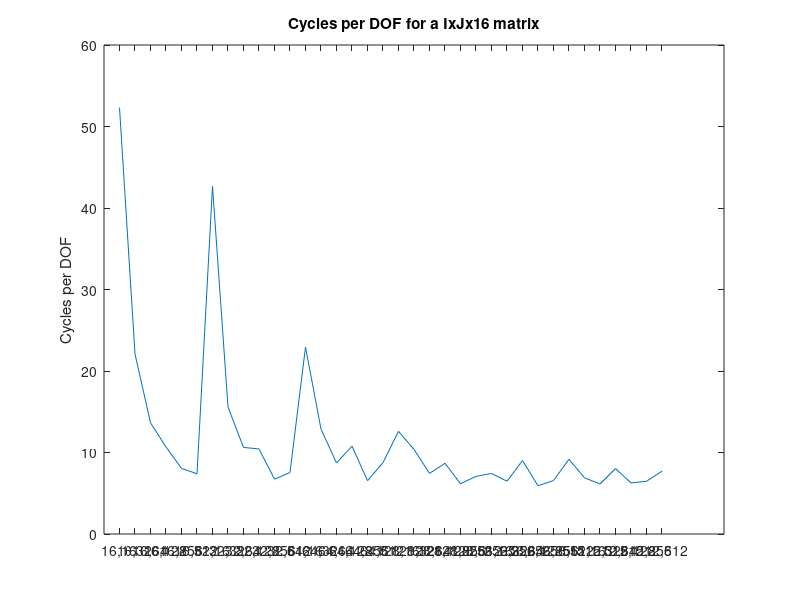
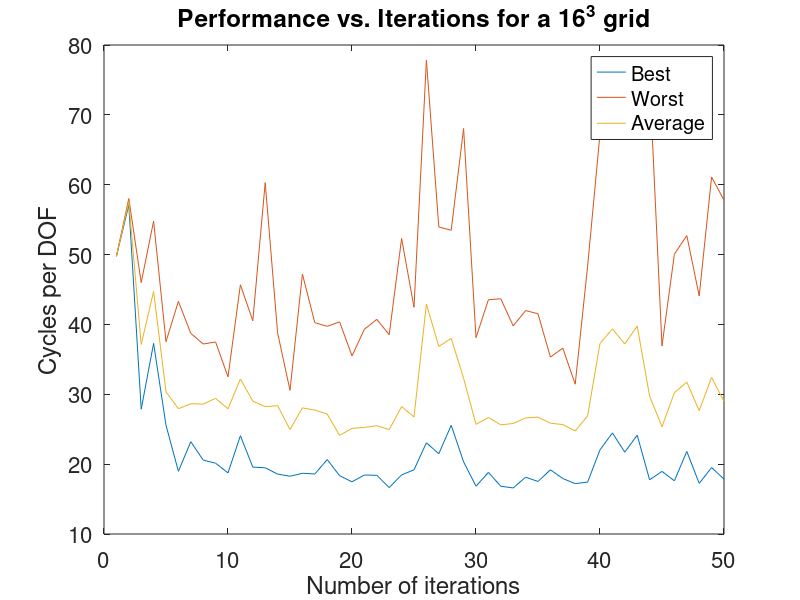
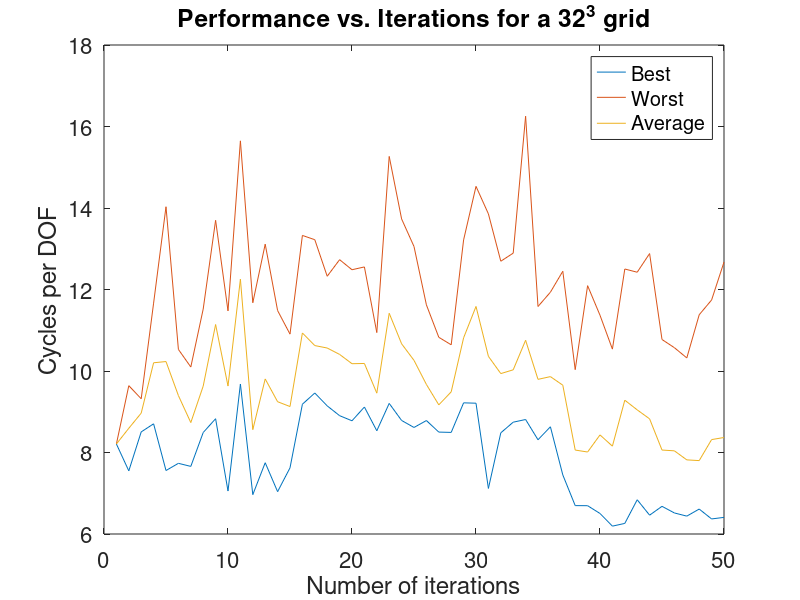
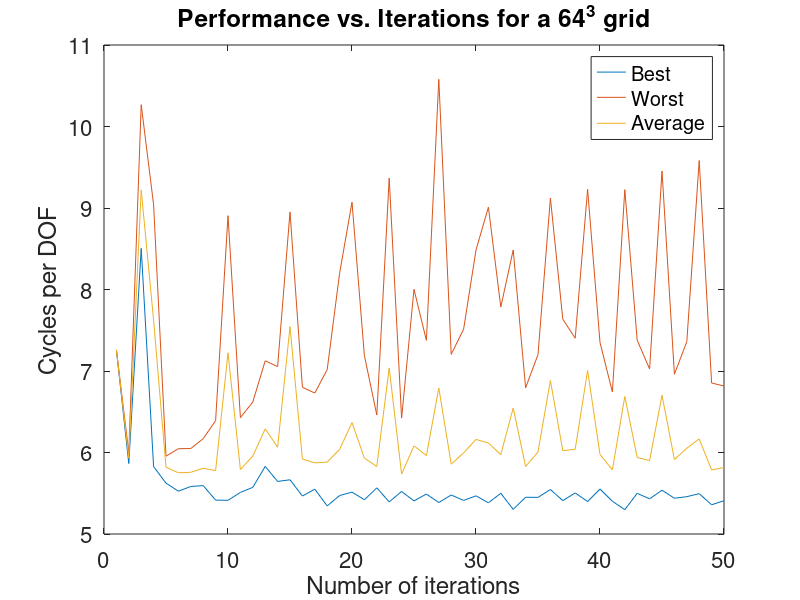

The MATLAB source for these figures, in order:
clc
clear 
close all

fileID = fopen('perfModel.txt','r');

v = [16 32 64 128 256 512];

n = length(v)^3;


for ii  = 1:n
    
    % Skip Four lines
    line = fgetl(fileID);    line = fgetl(fileID);    line = fgetl(fileID);    line = fgetl(fileID);
    
    % Read in the line of interest. 
        line = fgetl(fileID);
        
        best(ii) = str2num(line(18:27));
        worst(ii) = str2num(line(36:45));
        mean(ii) = str2num(line(52:61));
        
    
        
end



ctr = 1;
for i = v
    for j = v 
        for k  =v
            dim(ctr,:) = [i j k];
            dimlabel{ctr} = [num2str(i),',',num2str(j)];
            ctr = ctr +1;
            
            
        end
    end
end


plot(1:36,best(dim(:,3) == 16))
set(gca,'XTickLabel',dimlabel(dim(:,3)==16),'XTick',1:36)
ylabel('Cycles per DOF')
title('Cycles per DOF for a IxJx16 matrix')


%%
fileID = fopen('perfModel2.txt','r');

n = length(v)^3;


for ii  = 1:400
    
    % Skip three lines
    line = fgetl(fileID);    line = fgetl(fileID);    line = fgetl(fileID);
    
    % Read in the line of interest. 
        line = fgetl(fileID);
        
        best(ii) = str2num(line(18:27));
        worst(ii) = str2num(line(36:45));
        mean(ii) = str2num(line(52:61));
        
    
        
end

ctr = 1;
for i = v
    for j = v 
        for k  =v
            dim(ctr,:) = [i j k];
            ctr = ctr +1;
        end
    end
end


best16 = best(1:100);
worst16 = worst(1:100);
mean16 = mean(1:100);


best32 = best(101:200);
worst32 = worst(101:200);
mean32 = mean(101:200);


best64 = best(201:300);
worst64 = worst(201:300);
mean64 = mean(201:300);


best128 = best(301:400);
worst128 = worst(301:400);
mean128 = mean(301:400);

max_it = 50;
figure
plot(1:max_it,best16(1:max_it),1:max_it,worst16(1:max_it), 1:max_it,mean16(1:max_it));
xlabel('Number of iterations')
ylabel('Cycles per DOF')
legend('Best','Worst','Average')
title('Performance vs. Iterations for a 16^3 grid')
set(gca,'FontSize',16)

figure
plot(1:max_it,best32(1:max_it),1:max_it,worst32(1:max_it),1:max_it,mean32(1:max_it));
xlabel('Number of iterations')
ylabel('Cycles per DOF')
legend('Best','Worst','Average')
title('Performance vs. Iterations for a 32^3 grid')
set(gca,'FontSize',16)

figure
plot(1:max_it,best64(1:max_it),1:max_it,worst64(1:max_it),1:max_it,mean64(1:max_it));
xlabel('Number of iterations')
ylabel('Cycles per DOF')
legend('Best','Worst','Average')
title('Performance vs. Iterations for a 64^3 grid')
set(gca,'FontSize',16)

figure
plot(1:max_it,best128(1:max_it),1:max_it,worst128(1:max_it),1:max_it,mean128(1:max_it));
xlabel('Number of iterations')
ylabel('Cycles per DOF')
legend('Best','Worst','Average')
title('Performance vs. Iterations for a 128^3 grid')
set(gca,'FontSize',16)




